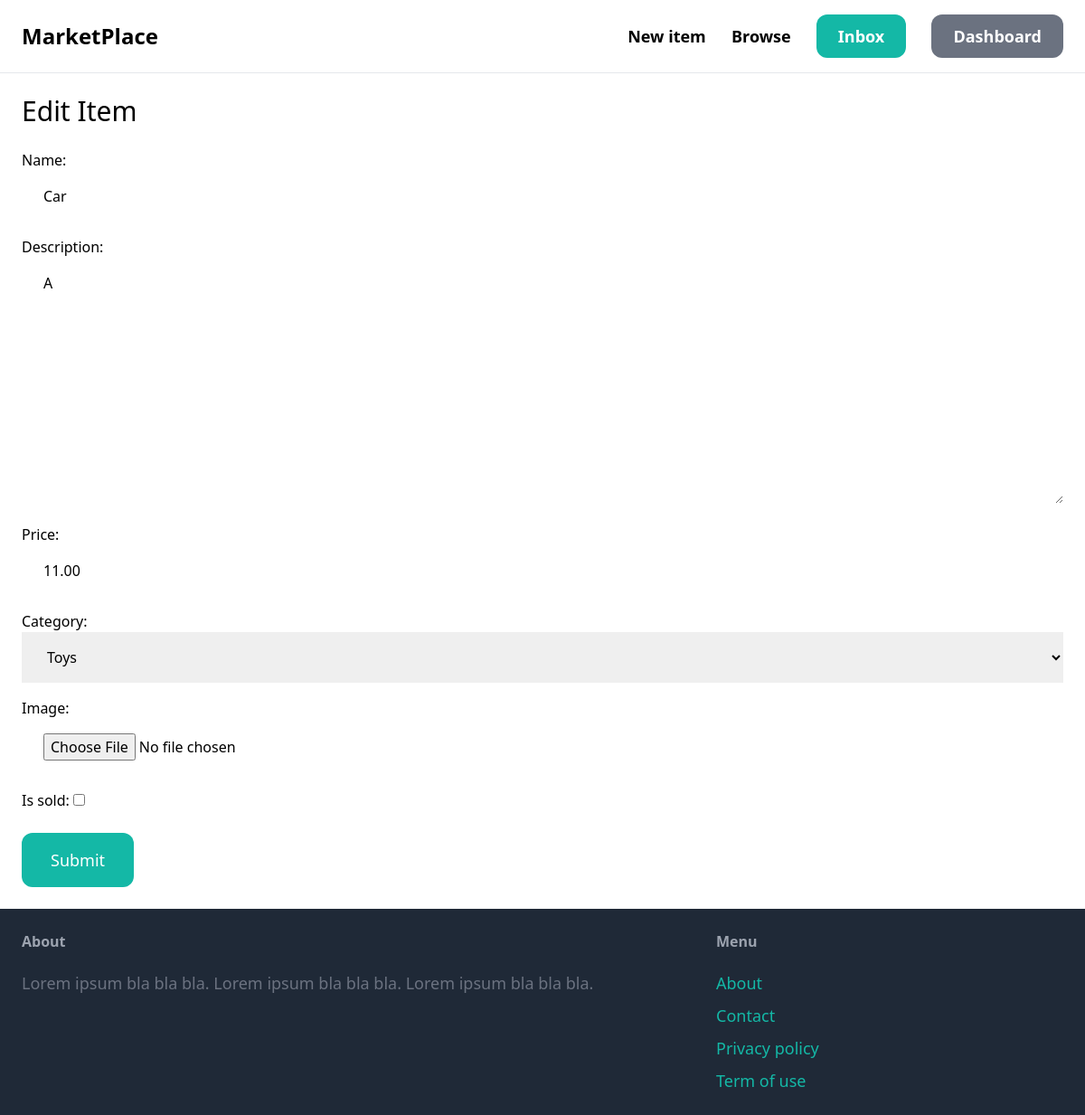
The page /items/3/edit/ (signed in) on the database as committed earlier.
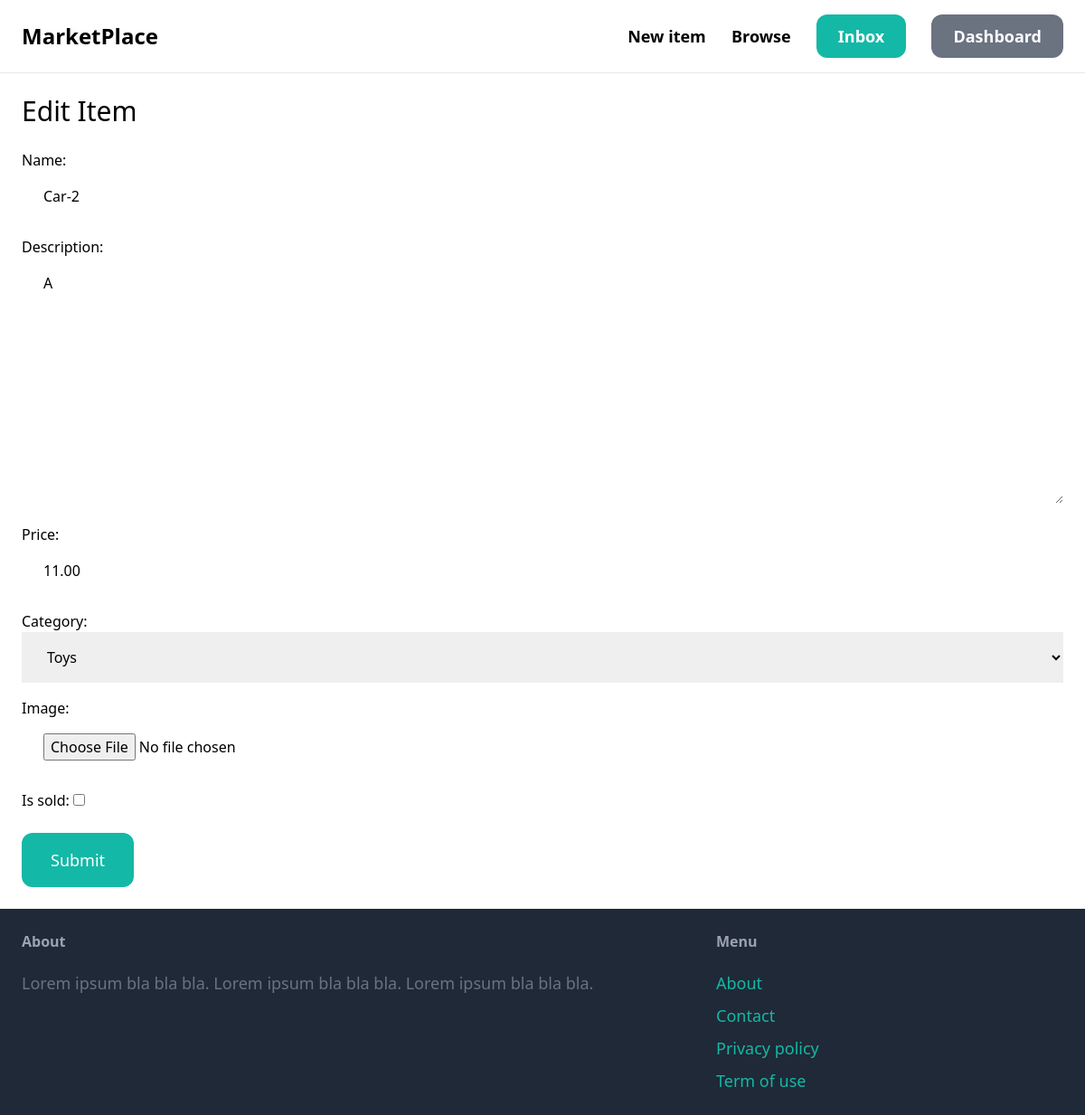
The same page on the database as committed later.
### item/models.py (models this page shows, shortened)
class Item(models.Model):
    category = models.ForeignKey(Category, related_name='items', on_delete=models.CASCADE)
    name = models.CharField(max_length=255)
    description = models.TextField(blank=True, null=True)
    price = models.DecimalField(max_digits=6, decimal_places=2)
    image = models.ImageField(upload_to='item_images', blank=True, null=True)
    created_at = models.DateTimeField(auto_now_add=True)
    created_by = models.ForeignKey(User, related_name='items', on_delete=models.CASCADE)
    updated = models.DateTimeField(auto_now=True)
    is_sold = models.BooleanField(default=True)
    class Meta:
        ordering = ('-created_at',)

class Category(models.Model):
    name = models.CharField(max_length=255)
    description = models.TextField()
    class Meta:
        ordering = ('name',)
        verbose_name_plural = 'Categories'
    def __str__(self):
        return self.name

### item/views.py (the view)
# urls.py: path('<int:pk>/edit/', views.edit, name="edit"),
@login_required
def edit(request, pk):
    item = get_object_or_404(Item, pk=pk, created_by=request.user)
    if request.method == "POST":
        form = NewItemForm(request.POST, request.FILES, instance=item)
        if form.is_valid():
            item = form.save(commit=False)
            item.created_by = request.user
            item.user = request.user
            item.save()
            return redirect("item:detail", pk=item.id)
    else:
        form = NewItemForm(instance=item)
    return render(request, 'item/form.html', {
        'form': form,
        'title': 'Edit Item',
    })

### item/forms.py
class NewItemForm(forms.ModelForm):
    class Meta:
        model = Item
        fields = ("name", "description", "price", "category", "image", "is_sold")
        widgets = {
            "category": forms.Select(attrs={"class": INPUT_CLASS, "placeholder": "Item Category"}),
            "name": forms.TextInput(attrs={"class":INPUT_CLASS, "placeholder": "Item Name"}),
            "description": forms.Textarea(attrs={"class": INPUT_CLASS, "placeholder": "Item Description"}),
            "price": forms.NumberInput(attrs={"class": INPUT_CLASS, "placeholder": "Item Price"}),
            "image": forms.FileInput(attrs={"class": INPUT_CLASS, "placeholder": "Item Image"}),
        }

### item/templates/item/form.html (shortened to what this page needs)
{% extends 'core/base.html' %}
{% block content %}
<h1 class="mb-6 text-3xl">{{ title }}</h1>
<form method="post" action="." enctype="multipart/form-data">
    <div class="space-y-4">
        {{ form.as_p }}
    </div>
    <button class="mt-6 py-4 px-8 text-lg bg-teal-500 hover:bg-teal-700 rounded-xl text-white">Submit</button>
</form>
{% endblock %}

Rows that differ between the two databases and show on the page:
changed Item "Toys": name "Car" → "Car-2"
